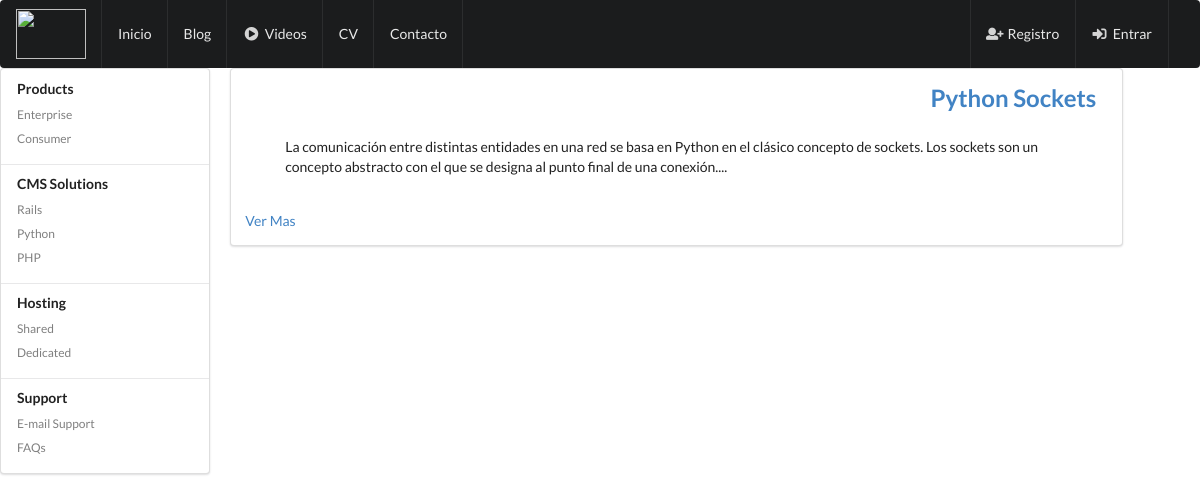
The app's page /posts/, older data.
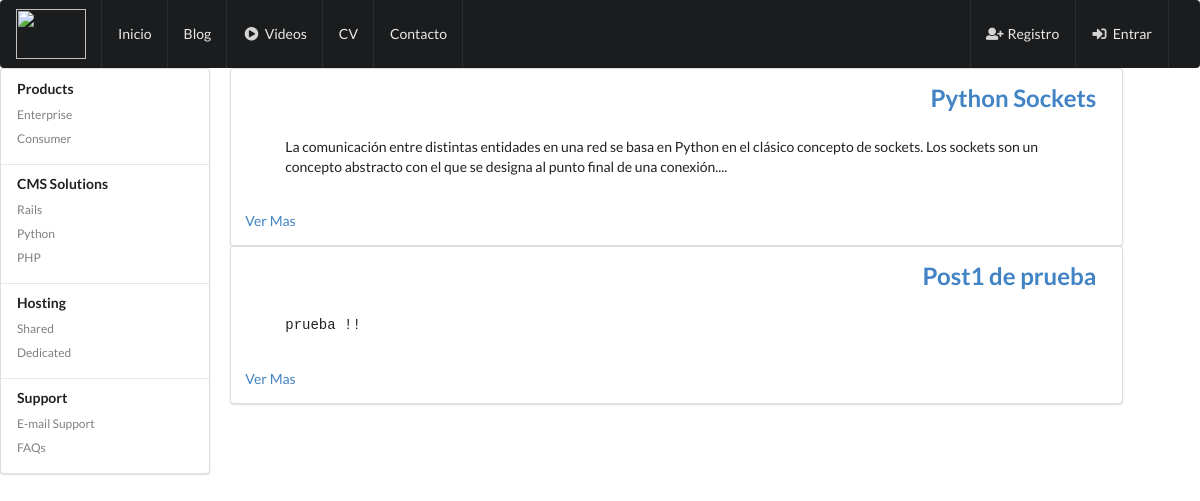
The same page, newer data.
### blog/models.py (models this page shows, shortened)
class Post(models.Model):
	title = models.CharField(max_length=120)
	content = models.TextField()
	updated = models.DateTimeField(auto_now=True, auto_now_add=False)
	timestamp = models.DateTimeField(auto_now=False, auto_now_add=True)
	def get_absolute_url(self):
		return reverse('posts:detail', kwargs={'id': self.id})

### blog/views.py (the view)
def post_list(request):
	posts = Post.objects.all()
	context = {
		'title': 'Blog',
		'message': "Hola a todos!!",
		'posts': posts
	}
	return render(request, "post_list.html", context)

### templates/post_list.html (shortened to what this page needs)
{% extends "base.html" %}
{% block content %}
	{% for post in posts %}
		<div class="five wide column">
			<div class="ui segment">
			  		<h2 class="ui right floated header"><a href='{{ post.get_absolute_url }}'>{{ post.title }}</a></h2>
			  		<br>
			  		<br>
					{% if post.content|length < 500 %}
					<pre><blockquote>{{ post.content}}</blockquote></pre>
					<br>
					{% else %}
					<blockquote>{{ post.content|truncatechars:200 }} </blockquote>
					<br>
					{% endif %}
					<a href='{{ post.get_absolute_url }}'>Ver Mas</a>
			</div>
		</div>
	{% endfor %}
{% endblock %}

Row changes from the older to the newer data that the page shows:
added Post: title "Post1 de prueba", content "prueba !!"
